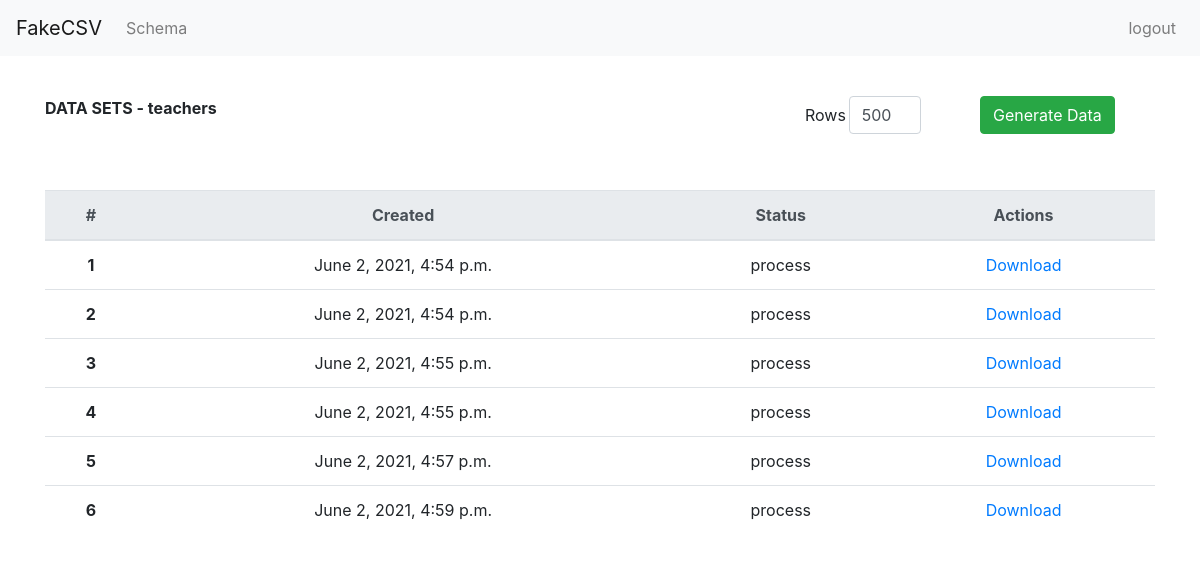
The page /data-sets/17 on the database as committed earlier.
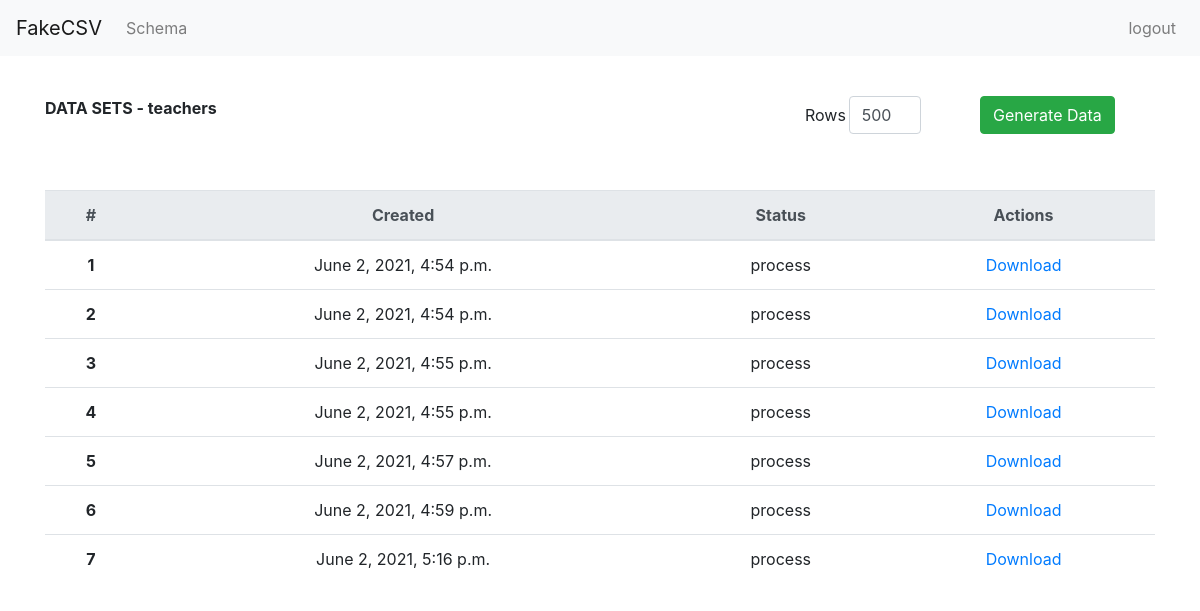
The same page on the database as committed later.
### generator_service/models.py (models this page shows, shortened)
class TblDataSets(models.Model):
    schema = models.ForeignKey(TblSchemaBasicInfo,on_delete = models.CASCADE, null = True)
    status = models.CharField(max_length=11,choices=STATUS_CHOICES,default="process" )
    csv_file = models.CharField(max_length=300, default='', null=True)
    rows_number = models.PositiveIntegerField(default=0, null=True)
    created_time = models.DateTimeField(auto_now_add=True, auto_now=False)
    class Meta:
        db_table = "mdl_datasets"
        verbose_name = 'Набор данных'
        verbose_name_plural = 'Наборы данных'

### generator_service/views.py (the view)
# urls.py: path('data-sets/<int:id>',views.data_sets_views,name="data_sets_views"),
def data_sets_views(request, id):
    context = {}
    req_user = request.user
    schema = models.TblSchemaBasicInfo.objects.get(id=id)
    query = models.TblDataSets.objects.filter(schema__id=id)
    context['request_user'] = req_user
    context['query'] = query
    context['schema'] = schema
    return render(request, "generator_service/data_sets.html", context=context)

### templates/generator_service/data_sets.html (shortened to what this page needs)
{% extends "base.html" %}
{% load static %}
{% block content %}
    <div class="container">
        <div class="schema-header row">
            <div class="col-lg-8"><b>DATA SETS - {{ schema.schema_name }}</b></div>
            <form class="col-lg-4 row" action="{% url 'generate_data' schema.id %}">
                <div class="col-lg-6">
                    <div class="form-group row">
                        <label for="inputEmail3" class="col-sm-3 col-form-label">Rows</label>
                        <div class="col-sm-7">
                            <input type="number" name="rows_number" value="500" class="form-control" id="inputEmail3"
                                   placeholder="rows">
                        </div>
                    </div>
                </div>
                <div class="col-lg-6 generate-button">
                    <button type="submit" class="btn btn-success">Generate Data</button>
                </div>
            </form>
        </div>
        <table class="table">
            <thead class="thead-light">
            <tr>
                <th scope="col">#</th>
                <th scope="col">Created</th>
                <th scope="col">Status</th>
                <th scope="col">Actions</th>
            </tr>
            </thead>
            <tbody>
            {% for item in query %}
                <tr>
                    <th scope="row">{{ forloop.counter }}</th>
                    <td>{{ item.created_time }}</td>
                    <td>{{ item.status }}</td>
                    <td>
                        <a href="/{{ item.csv_file }}">Download</a>
                    </td>
                </tr>
            {% endfor %}
            </tbody>
        </table>
    </div>
{% endblock %}

Rows that differ between the two databases and show on the page:
added TblDataSets: created_time "June 2, 2021, 5:16 p.m.", status "process"
